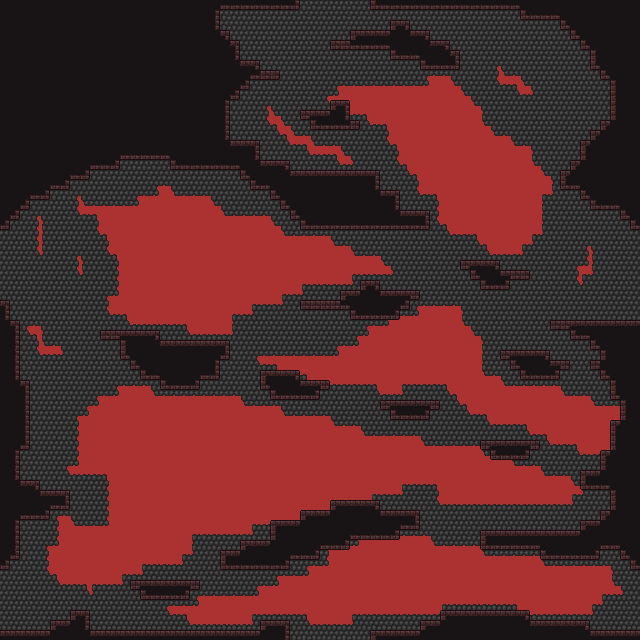

This is a level from a 2D game, rendered from its Tiled map with the project's own tilesets. A one-line summary and the map file follow, with tile-layer data summarised:
An orthogonal 64x64 tile map with 10x10 px tiles, 2 tile layers (background, platforms), 4 tilesets and 3 objects (2x enemy, player).

<map version="1.0" orientation="orthogonal" renderorder="right-up" width="64" height="64" tilewidth="10" tileheight="10" nextobjectid="29">
 <tileset firstgid="1" name="platforms_tiled" tilewidth="10" tileheight="10" tilecount="400" columns="20">
  <image source="Textures/platforms_tiled.png" width="200" height="200" />
 </tileset>
 <tileset firstgid="401" name="player_spawn" tilewidth="14" tileheight="26" tilecount="1" columns="1">
  <image source="../Assets/ScrapyardComrades/Resources/player_spawn.png" width="14" height="26" />
 </tileset>
 <tileset firstgid="402" name="enemy_spawn" tilewidth="14" tileheight="26" tilecount="1" columns="1">
  <image source="../Assets/ScrapyardComrades/Resources/enemy_spawn.png" width="14" height="26" />
 </tileset>
 <tileset firstgid="403" name="background_tiled" tilewidth="10" tileheight="10" tilecount="720" columns="30">
  <image source="Textures/background_tiled.png" width="300" height="240" />
  <terraintypes>
   <terrain name="background" tile="7" />
  </terraintypes>
  <tile id="0" terrain=",,,0" />
  <tile id="1" terrain=",,0,0" />
  <tile id="2" terrain=",,0," />
  <tile id="3" terrain="0,0,0," />
  <tile id="5" terrain="0,0,,0" />
  <tile id="30" terrain=",0,,0" />
  <tile id="31" terrain="0,0,0,0" />
  <tile id="32" terrain="0,,0," />
  <tile id="60" terrain=",0,," />
  <tile id="61" terrain="0,0,," />
  <tile id="62" terrain="0,,," />
  <tile id="63" terrain="0,,0,0" />
  <tile id="65" terrain=",0,0,0" />
 </tileset>
 <layer name="background" width="64" height="64">
  <data>[4096 cells, 4096 non-empty, 14 distinct tile ids]</data>
 </layer>
 <layer name="platforms" width="64" height="64">
  <data>[4096 cells, 1229 non-empty, 12 distinct tile ids]</data>
 </layer>
 <objectgroup name="objects">
  <object id="25" name="player" gid="401" x="158" y="580" width="14" height="26" />
  <object id="26" name="enemy" gid="402" x="138" y="330" width="14" height="26" />
  <object id="28" name="enemy" gid="402" x="528" y="530" width="14" height="26" />
 </objectgroup>
</map>
